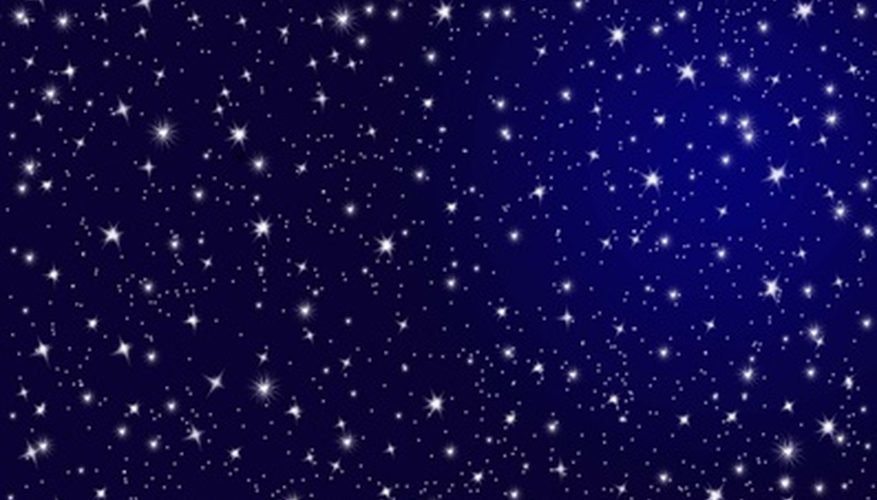
#> input picture star.jpg, 877 x 500 px
$ python star.py
#> lines starting #> are read from the running program, lines starting #| are printed output that depends on the picture
from matplotlib import pyplot as plt
from skimage.feature import blob_log
from math import sqrt
from matplotlib import cm
import glob
from skimage.color import rgb2gray
from skimage.io import imread

example_file = glob.glob("star.jpg")[0]
im = imread(example_file)
#> im is the input picture: shape (500, 877, 3); mean R, G, B 17.8, 11.8, 71.4
im_gray = rgb2gray(im)
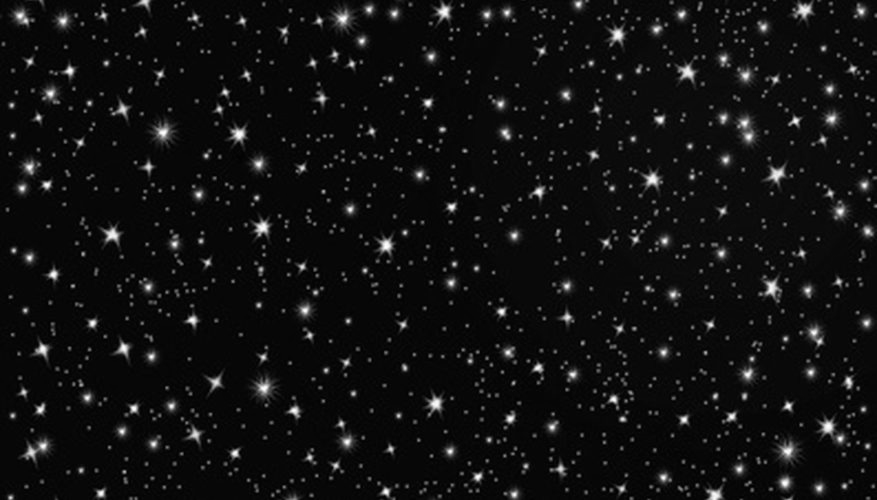
#> im_gray: shape (500, 877) float64; min 0.00763, max 0.997, mean 0.068

plt.imshow(im_gray, cmap=cm.gray)
plt.show()

blobs_log = blob_log(im_gray, max_sigma=100, num_sigma=5, threshold=.1)
#> blobs_log = 1224 rows, first 8: [471, 124, 1], [310, 25, 1], [191, 323, 1], [270, 365, 1], [352, 705, 1], [135, 12, 1], [232, 405, 1], [321, 348, 1]
blobs_log[:, 2] = blobs_log[:, 2] * sqrt(2)

numrows = len(blobs_log)
#> numrows = 1224
print("Number of stars counted:", numrows)
#| Number of stars counted: 1224

fig, ax = plt.subplots(1, 1)
plt.imshow(im_gray, cmap=cm.gray)

for blob in blobs_log:
    y, x, r = blob
    c = plt.Circle((x, y), r+5, color='lime', linewidth=2, fill=False)
    ax.add_patch(c)
#> this loop made 1224 passes
#> (blob, y, x) on passes 1 to 3: ([471, 124, 1.41], 471, 124), ([310, 25, 1.41], 310, 25), ([191, 323, 1.41], 191, 323)

plt.show()
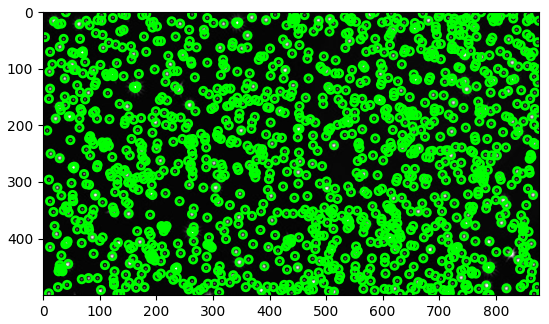
#> figure drawn by matplotlib, 1 panel
